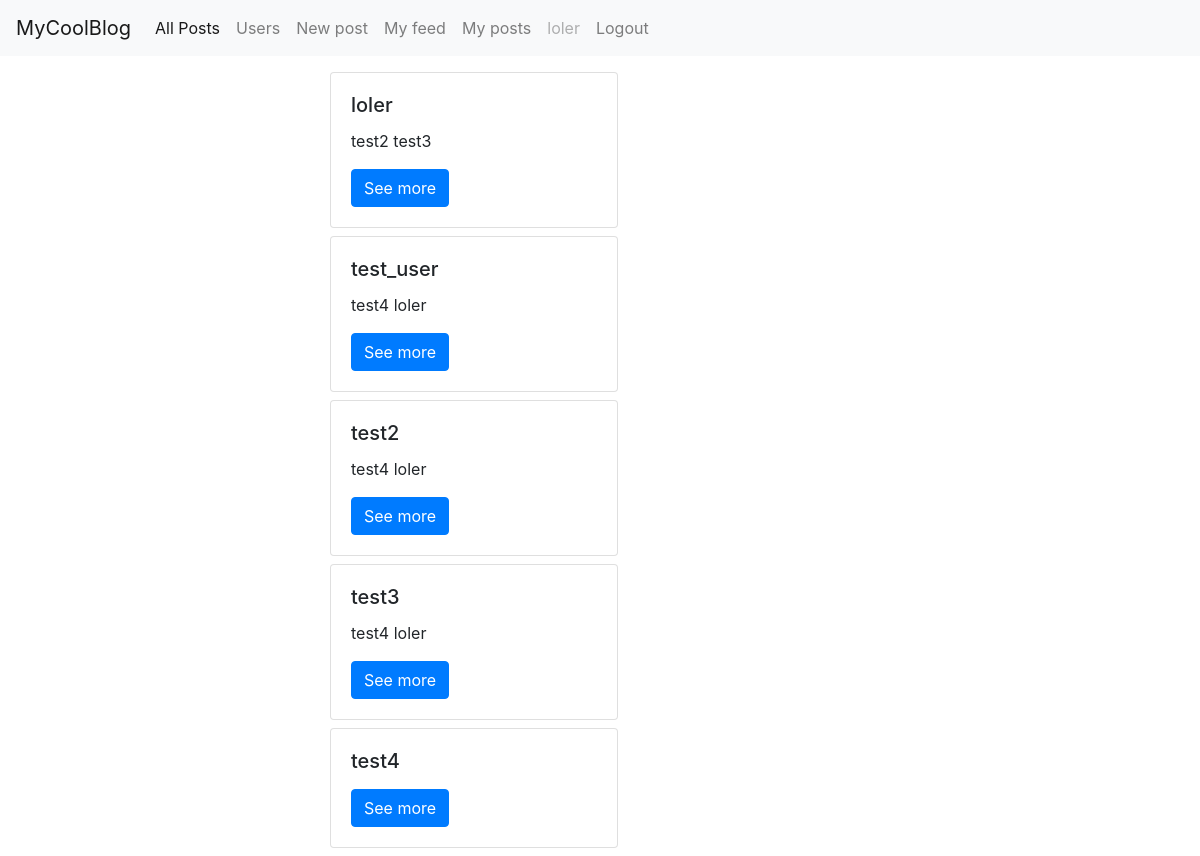
The page /profiles/ (signed in) on the database its author committed.
### accounts/models.py (models this page shows)
class Account(models.Model):
    user = models.OneToOneField(User,
                             on_delete=models.CASCADE,
                             related_name = 'account')
    folowers = models.ManyToManyField("self",
                                      related_name='readers',
                                      symmetrical=False,
                                      blank=True)
    def __str__(self):
        return self.user.username

### accounts/views.py (the view)
# urls.py: path('', AccountListView.as_view(), name='profiles'),
class AccountListView(LoginRequiredMixin, ListView):
    queryset = Account.objects.all()
    context_object_name = 'accounts'
    template_name = 'accounts/accounts.html'

### templates/accounts/accounts.html
{% extends "../main.html" %}
{% block content %}
{% for account in accounts %}
    <div class="card mb-2" style="width: 18rem;">
        <div class="card-body">
            <h5 class="card-title">{{account}}</h5>
            <p class="card-text">
            {% for reader in account.readers.all  %}
            {{reader}}
            {% endfor %}</p>
        <a href="{%url 'profile' account.pk%}" class="btn btn-primary">See more</a>
  </div>
</div>
{% endfor %}
{% endblock content %}

### templates/main.html (shortened to what this page needs)
 <!doctype html>
<html lang="en">
  <head>
    <link rel="stylesheet" href="https://stackpath.bootstrapcdn.com/bootstrap/4.3.1/css/bootstrap.min.css">
  </head>
  <body>
  <nav class="navbar navbar-expand-lg mb-3 navbar-light bg-light">
  <a class="navbar-brand" href="#">MyCoolBlog</a>
  <div class="collapse navbar-collapse" id="navbarSupportedContent">
    <ul class="navbar-nav mr-auto">
      <li class="nav-item active">
        <a class="nav-link" href="{%url 'posts'%}"> All Posts<span class="sr-only">(current)</span></a>
      </li>
      <li class="nav-item">
        <a class="nav-link" href="{% url 'profiles'%}">Users</a>
      </li>
      <li class="nav-item">
        <a class="nav-link" href="{% url 'post_create'%}">New post</a>
      </li>
      <li class="nav-item">
        <a class="nav-link" href="{%url 'post_for_user' user.account.pk%}">My feed</a>
      </li>
      <li class="nav-item">
        <a class="nav-link" href="{%url 'post_by_user' user.account.pk%}">My posts</a>
      </li>
      {% if user.is_authenticated %}
        <li class="nav-item">
        <a class="nav-link disabled" href="#" tabindex="-1" aria-disabled="true">{{user.username}}</a>
      </li>
      <li class="nav-item">
        <a class="nav-link" href="{% url 'logout'%}">Logout</a>
      </li>
      {% endif %}
    </ul>
  </div>
</nav>
  <div class="container">
      <div class="row">
          <div class="col-6 offset-3">
            {% block content %}
            {% endblock content %}
          </div>
      </div>
  </div>
  </body>
</html>

### rows shown on the page
Account: user.username "loler"
Account: user.username "test2"
Account: user.username "test3"
Account: user.username "test_user"
Account: user.username "test4"

### other values the page prints
{{ user.username }} "loler"
